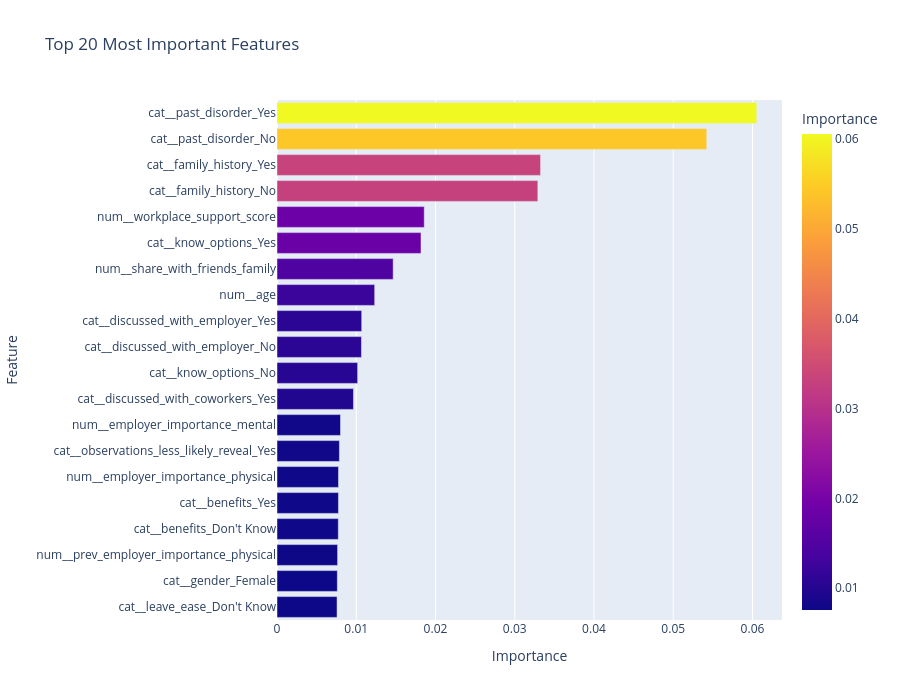

Write notebook code for a chart like this one.
### Code cell
fig = px.bar(

    importance.head(20),

    x="Importance",

    y="Feature",

    orientation="h",

    color="Importance",

    title="Top 20 Most Important Features"

)

fig.update_layout(

    yaxis=dict(categoryorder="total ascending"),

    height=700

)

fig.show()

### Figure 1 — Plotly figure (JSON) as saved in the notebook; plotly's stock layout.template omitted (floating-point values rounded to 4 significant figures)
{"data": [{"hovertemplate": "Importance=%{marker.color}<br>Feature=%{y}<extra></extra>", "legendgroup": "", "marker": {"color": [0.06054, 0.05423, 0.03326, 0.03291, 0.01858, 0.01817, 0.01466, 0.01233, 0.01069, 0.01066, 0.01018, 0.009648, 0.008011, 0.007875, 0.007758, 0.007753, 0.007736, 0.007645, 0.007612, 0.007578], "coloraxis": "coloraxis", "pattern": {"shape": ""}}, "name": "", "orientation": "h", "showlegend": false, "textposition": "auto", "type": "bar", "x": [0.06054, 0.05423, 0.03326, 0.03291, 0.01858, 0.01817, 0.01466, 0.01233, 0.01069, 0.01066, 0.01018, 0.009648, 0.008011, 0.007875, 0.007758, 0.007753, 0.007736, 0.007645, 0.007612, 0.007578], "xaxis": "x", "y": ["cat__past_disorder_Yes", "cat__past_disorder_No", "cat__family_history_Yes", "cat__family_history_No", "num__workplace_support_score", "cat__know_options_Yes", "num__share_with_friends_family", "num__age", "cat__discussed_with_employer_Yes", "cat__discussed_with_employer_No", "cat__know_options_No", "cat__discussed_with_coworkers_Yes", "num__employer_importance_mental", "cat__observations_less_likely_reveal_Yes", "num__employer_importance_physical", "cat__benefits_Yes", "cat__benefits_Don't Know", "num__prev_employer_importance_physical", "cat__gender_Female", "cat__leave_ease_Don't Know"], "yaxis": "y"}], "layout": {"barmode": "relative", "coloraxis": {"colorbar": {"title": {"text": "Importance"}}, "colorscale": [[0, "#0d0887"], [0.1111, "#46039f"], [0.2222, "#7201a8"], [0.3333, "#9c179e"], [0.4444, "#bd3786"], [0.5556, "#d8576b"], [0.6667, "#ed7953"], [0.7778, "#fb9f3a"], [0.8889, "#fdca26"], [1, "#f0f921"]]}, "height": 700, "legend": {"tracegroupgap": 0}, "title": {"text": "Top 20 Most Important Features"}, "xaxis": {"anchor": "y", "domain": [0, 1], "title": {"text": "Importance"}}, "yaxis": {"anchor": "x", "categoryorder": "total ascending", "domain": [0, 1], "title": {"text": "Feature"}}}}
